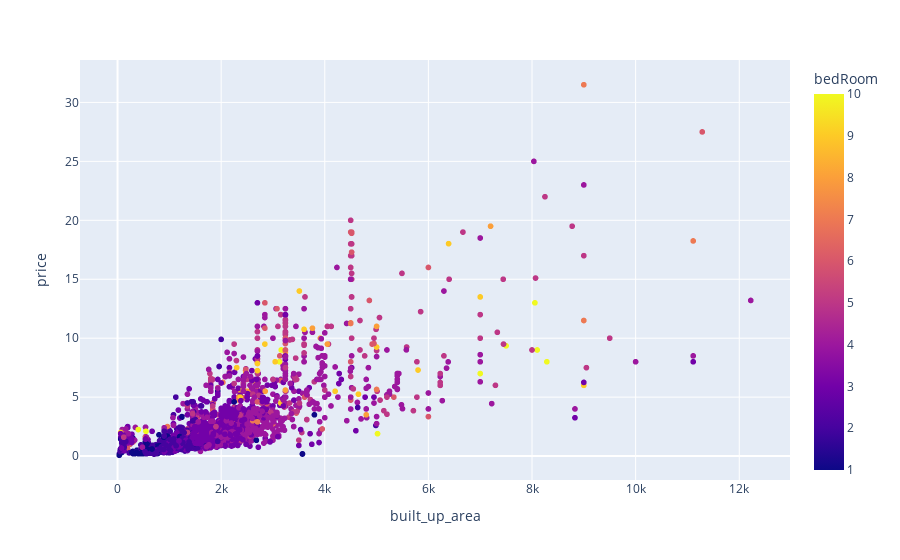

Source (notebook cell):
### Code cell
px.scatter(data_frame=data, x="built_up_area", y="price", color="bedRoom")

### Figure 1 — Plotly figure (JSON) as saved in the notebook; plotly's stock layout.template omitted (floating-point values rounded to 4 significant figures; data arrays with more than 128 entries replaced by an {"elided": "..."} marker saying what was removed)
{"data": [{"hovertemplate": "built_up_area=%{x}<br>price=%{y}<br>bedRoom=%{marker.color}<extra></extra>", "legendgroup": "", "marker": {"color": {"elided": "3554 int values"}, "coloraxis": "coloraxis", "symbol": "circle"}, "mode": "markers", "name": "", "showlegend": false, "type": "scattergl", "x": {"elided": "3554 float values"}, "xaxis": "x", "y": {"elided": "3554 float values"}, "yaxis": "y"}], "layout": {"autosize": true, "coloraxis": {"colorbar": {"title": {"text": "bedRoom"}}, "colorscale": [[0, "#0d0887"], [0.1111, "#46039f"], [0.2222, "#7201a8"], [0.3333, "#9c179e"], [0.4444, "#bd3786"], [0.5556, "#d8576b"], [0.6667, "#ed7953"], [0.7778, "#fb9f3a"], [0.8889, "#fdca26"], [1, "#f0f921"]]}, "legend": {"tracegroupgap": 0}, "margin": {"t": 60}, "xaxis": {"anchor": "y", "autorange": true, "domain": [0, 1], "range": [-708.2, 12960.0], "title": {"text": "built_up_area"}, "type": "linear"}, "yaxis": {"anchor": "x", "autorange": true, "domain": [0, 1], "range": [-2.364, 33.93], "title": {"text": "price"}, "type": "linear"}}}
